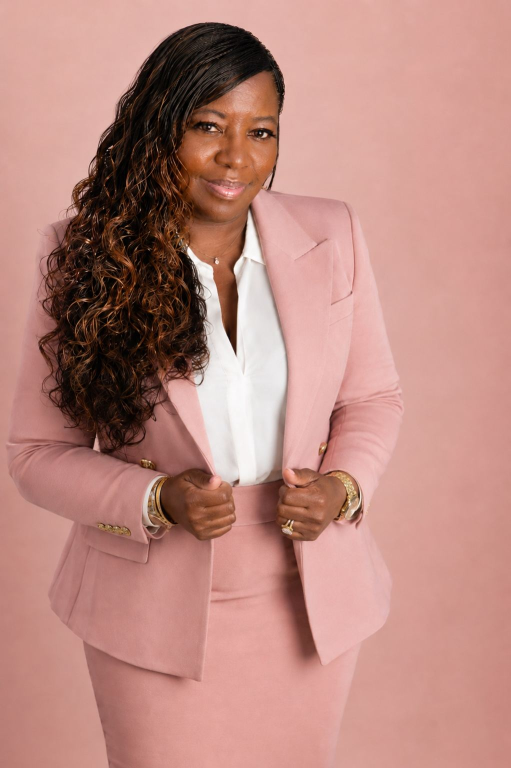
#> input picture assets/photos/01/a7-pink-suit-ai.jpg, 1022 x 1536 px (shown at 1/2 size)
$ python cutout.py
#> lines starting #> are read from the running program, lines starting #| are printed output that depends on the picture; after the words box and inside, x2 and y2 are one past the last pixel; in counts of white or black regions, pixels touching at a corner belong together
"""Erika cut out of her pink-suit photo at full size, for channel art.

    <venv with pillow numpy scipy>/bin/python -I tools/youtube/cutout.py

The owner supplied a clean cut-out of the photo (tools/podcast/art/erika-cutout-guide.png),
but at 407x612 it is too small to use: banner-sized it goes soft. The photo itself
(assets/photos/01/a7-pink-suit-ai.jpg) is 1022x1536, the same framing. So the small cut-out
is only the guide, and the edge is worked out again at full size:

  1. its outline, scaled up, splits the photo into her, the backdrop, and a band between;
  2. the backdrop's colour is measured from the photo itself (it is a gradient, so per pixel,
     spread into the band by a normalised blur), and so is her colour just inside the edge;
  3. in the band, each pixel's opacity is where its colour lies between those two. Where the
     two are too alike to tell apart (the pink blazer on the pink backdrop) the guide's
     opacity is used, snapped to the photo's own edges (guided filter) and sharpened;
  4. the backdrop's share is taken out of every edge pixel, so no pink fringe is left in
     her hair on a dark background.

Writes tools/podcast/art/erika-cutout.png (RGBA, 1022x1536).
"""
import os
import numpy as np
from PIL import Image
from scipy import ndimage

ROOT = os.path.dirname(os.path.dirname(os.path.dirname(os.path.abspath(__file__))))
PHOTO = os.path.join(ROOT, "assets", "photos", "01", "a7-pink-suit-ai.jpg")
GUIDE = os.path.join(ROOT, "tools", "podcast", "art", "erika-cutout-guide.png")
OUT = os.path.join(ROOT, "tools", "podcast", "art", "erika-cutout.png")


def spread(values, known, sigma):
    """Fill unknown pixels with a blur of the known ones (normalised convolution)."""
    w = ndimage.gaussian_filter(known.astype(np.float64), sigma)
    out = np.empty_like(values)
    for c in range(values.shape[2]):
        out[..., c] = ndimage.gaussian_filter(values[..., c] * known, sigma) / np.maximum(w, 1e-6)
    return out


def guided(I, p, r, eps):
    """Colour guided filter (He, Sun, Tang): p smoothed so its edges follow the edges in I."""
    box = lambda x: ndimage.uniform_filter(x, 2 * r + 1, mode="reflect")
    mI = np.stack([box(I[..., c]) for c in range(3)], -1)
    mp = box(p)
    cov = np.stack([box(I[..., c] * p) for c in range(3)], -1) - mI * mp[..., None]
    var = np.empty(I.shape[:2] + (3, 3))
    for i in range(3):
        for j in range(3):
            var[..., i, j] = box(I[..., i] * I[..., j]) - mI[..., i] * mI[..., j]
    var += eps * np.eye(3)
    a = np.linalg.solve(var, cov[..., None])[..., 0]
    b = mp - (a * mI).sum(-1)
    ma = np.stack([box(a[..., c]) for c in range(3)], -1)
    return (ma * I).sum(-1) + box(b)


def main():
    img = np.asarray(Image.open(PHOTO).convert("RGB"), dtype=np.float64) / 255
    h, w, _ = img.shape
#> h = 1536; w = 1022
    guide = Image.open(GUIDE).convert("RGBA")
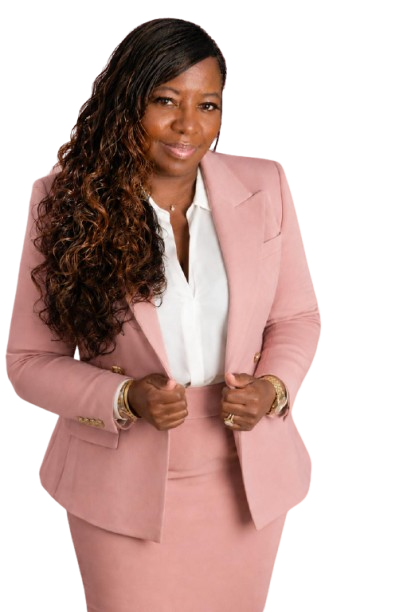
#> input picture tools/podcast/art/erika-cutout-guide.png, 407 x 612 px
#> guide is the input picture: PIL image 407x612 RGBA; mean R, G, B, A 89, 64.4, 59.7, 137
    a0 = np.asarray(guide.getchannel("A").resize((w, h), Image.BICUBIC), dtype=np.float64) / 255

    fg = ndimage.binary_erosion(a0 > 0.9, iterations=7)
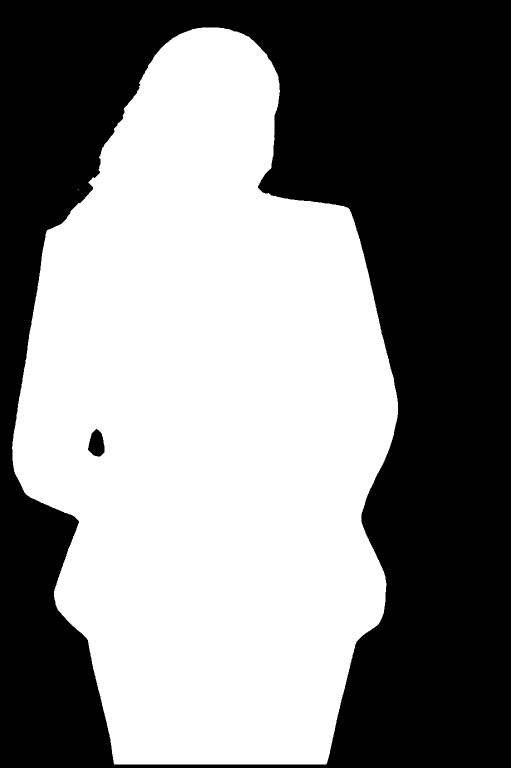
#> fg: shape (1536, 1022) bool (shown at 1/2 size); 51.4% white; 2 black regions, box (x1, y1, x2, y2) and area: (0, 0, 1022, 1536) 761747, (176, 858, 209, 913) 1301
    bg = ndimage.binary_erosion(a0 < 0.1, iterations=7)
#> bg: shape (1536, 1022) bool; 42.2% white; 2 white regions, box (x1, y1, x2, y2) and area: (7, 7, 1015, 1529) 588730, (7, 926, 210, 1529) 73597
    band = ~fg & ~bg
#> band: shape (1536, 1022) bool; 6.4% white; 2 white regions, box (x1, y1, x2, y2) and area: (0, 0, 1022, 1536) 99420, (176, 858, 209, 913) 1301

    B = spread(img, bg, 18)          # the backdrop behind each pixel
#> after the loop in spread, `for c in range(values.shape[2]):`:
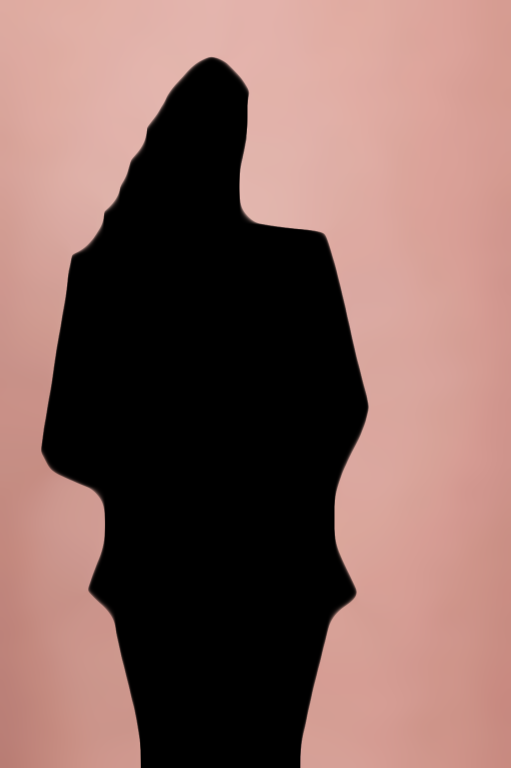
#> out: shape (1536, 1022, 3) float64 (shown at 1/2 size); mean R, G, B 0.519, 0.389, 0.367
    F = spread(img, fg, 6)           # her colour just inside the edge
#> call 2 of spread, with sigma = 6
#> after the loop in spread (call 2), `for c in range(values.shape[2]):`:
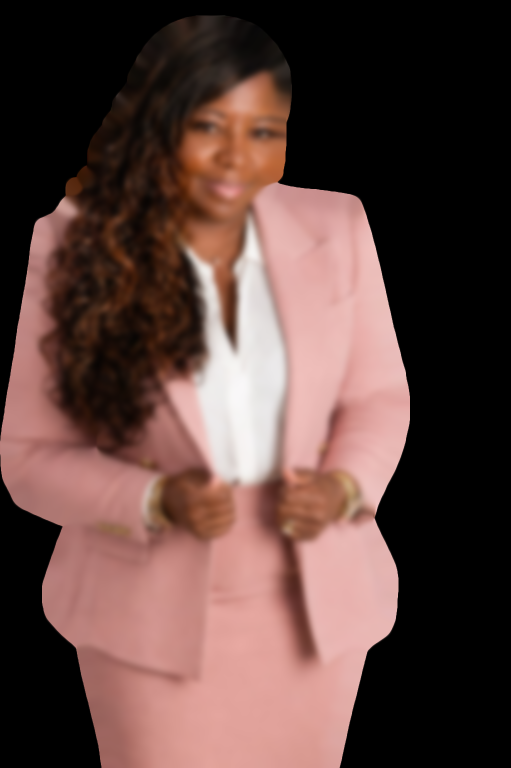
#> out: shape (1536, 1022, 3) float64 (shown at 1/2 size); mean R, G, B 0.37, 0.267, 0.248
    d = F - B
    dd = (d * d).sum(2)
    a_col = np.clip(((img - B) * d).sum(2) / np.maximum(dd, 1e-6), 0, 1)
    # Trust the colour only where her colour and the backdrop's clearly differ.
    trust = np.clip((np.sqrt(dd) - 0.08) / 0.12, 0, 1)
    # The guide, scaled up 2.5x, has a soft edge; where it has to stand in, sharpen it back.
    # It is first snapped to the photo's own edges with a guided filter.
    a_snap = np.clip(guided(img, a0, 5, 2e-4), 0, 1)
#> in guided, `b = mp - (a * mI).sum(-1)`:
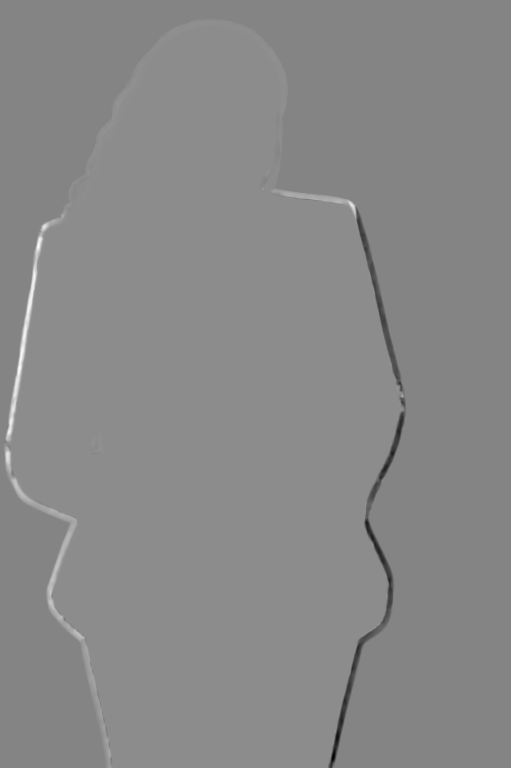
#> b: shape (1536, 1022) float64 (shown at 1/2 size); min -15.92, max 14.68, mean 0.53; drawn with min black and max white
#> in guided, `return (ma * I).sum(-1) + box(b)`:
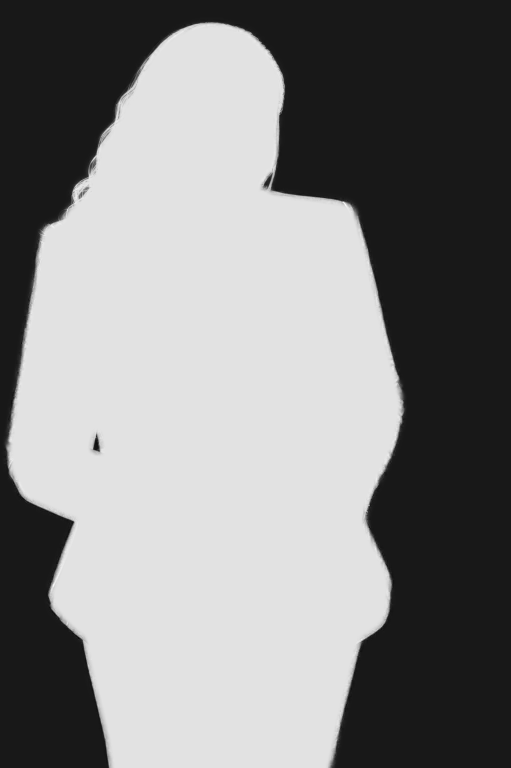
#> returned value: shape (1536, 1022) float64 (shown at 1/2 size); min -0.122, max 1.14, mean 0.537; drawn with min black and max white
    a_guide = np.clip((a_snap - 0.5) * 2.5 + 0.5, 0, 1)
    alpha = np.where(band, trust * a_col + (1 - trust) * a_guide, np.where(fg, 1.0, 0.0))
    # Stay inside the guide's outline: nothing it calls backdrop comes back.
    alpha = np.minimum(alpha, ndimage.maximum_filter(a0, size=9))
    alpha = ndimage.gaussian_filter(alpha, 0.6)
    # Choke the faintest edge pixels: they are mostly backdrop, and left a light rim on dark brown.
    alpha = np.clip((alpha - 0.12) / 0.88, 0, 1)

    # Take the backdrop's share out of each edge pixel: I = aF + (1-a)B  ->  F = (I - (1-a)B) / a
    a3 = alpha[..., None]
    col = np.where(a3 > 0.02, (img - (1 - a3) * B) / np.maximum(a3, 0.02), img)
    col = np.clip(col, 0, 1)
    rgba = np.dstack([col, alpha])
    Image.fromarray((rgba * 255 + 0.5).astype(np.uint8), "RGBA").save(OUT, optimize=True)
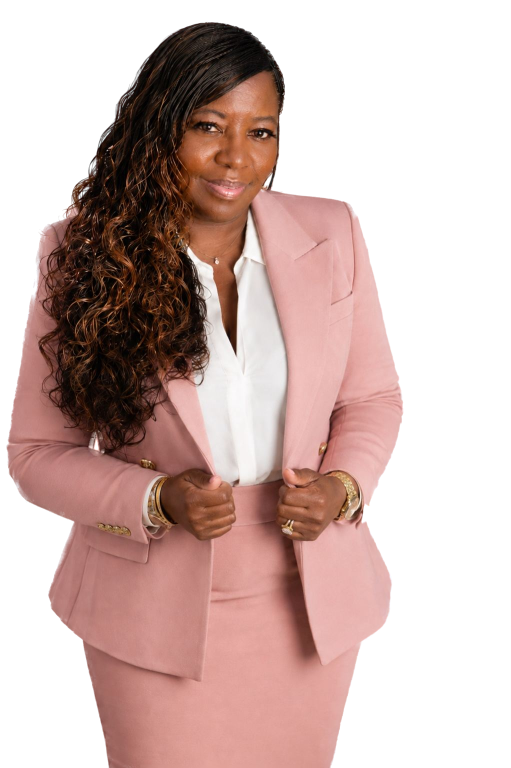
#> saved as erika-cutout.png: PIL image 1022x1536 RGBA (shown at 1/2 size); mean R, G, B, A 186.3, 137, 128.2, 136.6; transparent parts drawn white
    print(f"ok   {os.path.relpath(OUT, ROOT)}  {w}x{h}  band {band.mean() * 100:.1f}% of pixels")
#| ok   tools/podcast/art/erika-cutout.png  1022x1536  band 6.4% of pixels


if __name__ == "__main__":
    main()
